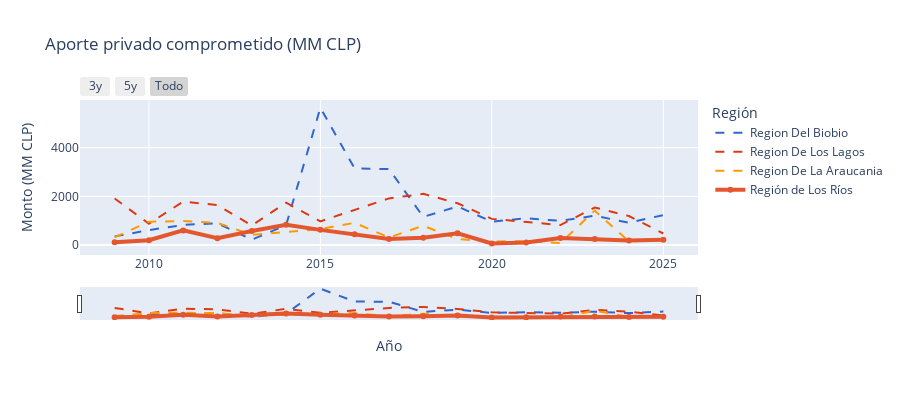

This figure's notebook cell:
### Code cell
fig_private = build_metric_figure(
    metric_column="aporte_privado",
    title="Aporte privado comprometido (MM CLP)",
    yaxis_title="Monto (MM CLP)",
)

fig_private.show()
